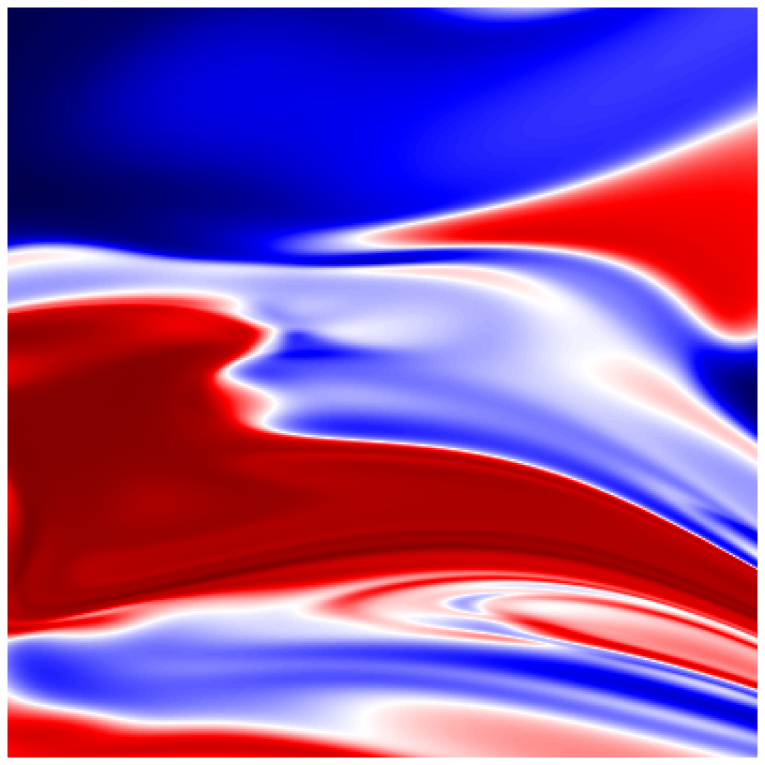
#> input picture ANN_proy_POOE_Victor/ANN_sigmoid_u.png, 3060 x 3060 px (shown at 1/4 size)
$ python interfaz2.py
#> lines starting #> are read from the running program, lines starting #| are printed output that depends on the picture
from tkinter import *
import cv2 #para imagenes
from tkinter import messagebox
import matplotlib.pyplot as plt

fondo = cv2.imread('ANN_Fondo_20_80.png')
#im_resized1 = cv2.resize(im1, (350, 500), interpolation=cv2.INTER_LINEAR)

im1 = cv2.imread('ANN_sigmoid_u.png')
#> im1 is the input picture: shape (3060, 3060, 3); mean B, G, R 160.2, 77.7, 137.8
im_resized1 = cv2.resize(im1, (300, 300), interpolation=cv2.INTER_LINEAR)
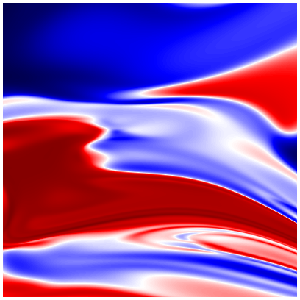
#> im_resized1: shape (300, 300, 3); mean B, G, R 160.3, 77.9, 137.9

im2 = cv2.imread('ANN_sigmoid_n.png')
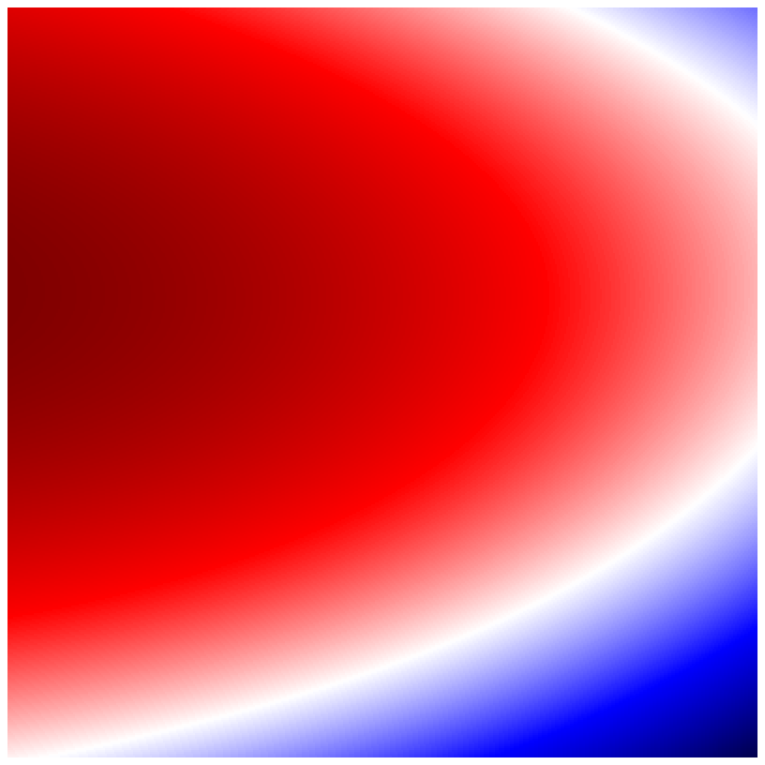
#> input picture ANN_proy_POOE_Victor/ANN_sigmoid_n.png, 3060 x 3060 px (shown at 1/4 size)
#> im2 is the input picture: shape (3060, 3060, 3); mean B, G, R 94, 76.2, 210.6
im_resized2 = cv2.resize(im2, (300, 300), interpolation=cv2.INTER_LINEAR)
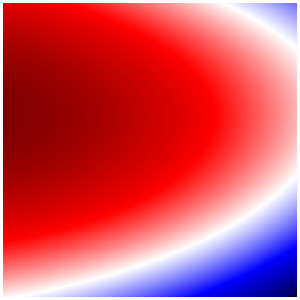
#> im_resized2: shape (300, 300, 3); mean B, G, R 94.1, 76.3, 210.6

im3 = cv2.imread('ANN_tanh_u.png')
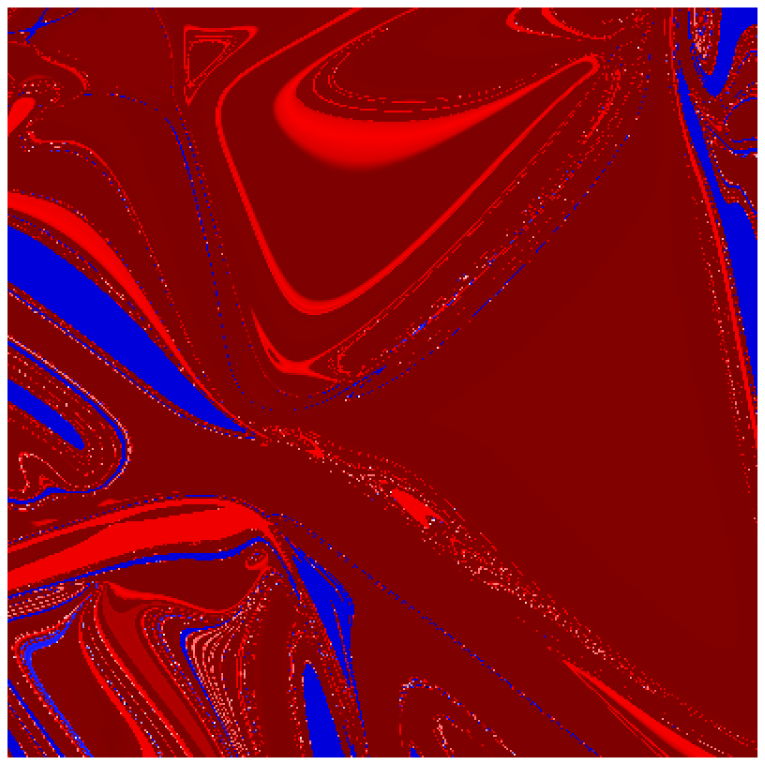
#> input picture ANN_proy_POOE_Victor/ANN_tanh_u.png, 3060 x 3060 px (shown at 1/4 size)
#> im3 is the input picture: shape (3060, 3060, 3); mean B, G, R 24, 11.1, 136.3
im_resized3 = cv2.resize(im2, (300, 300), interpolation=cv2.INTER_LINEAR)

im4 = cv2.imread('ANN_tanh_n.png')
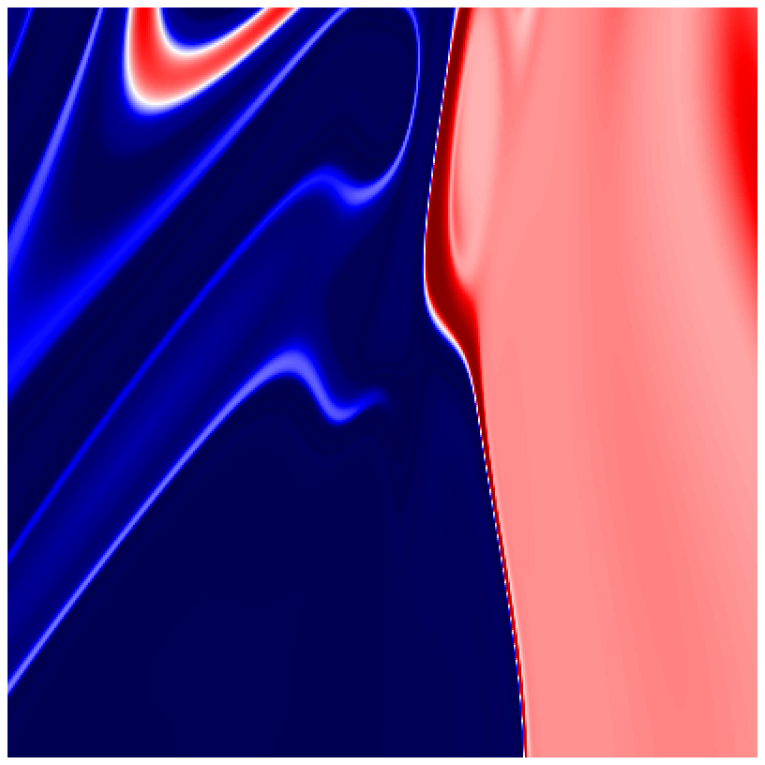
#> input picture ANN_proy_POOE_Victor/ANN_tanh_n.png, 3060 x 3060 px (shown at 1/4 size)
#> im4 is the input picture: shape (3060, 3060, 3); mean B, G, R 124.7, 62.5, 107.7
im_resized4 = cv2.resize(im4, (300, 300), interpolation=cv2.INTER_LINEAR)
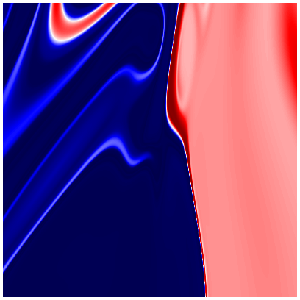
#> im_resized4: shape (300, 300, 3); mean B, G, R 124.9, 62.6, 107.8


# Definimos las funciones al ejecutar al clic el botón
def clic1():
    plt.imshow(cv2.cvtColor(im_resized1, cv2.COLOR_BGR2RGB))
    plt.show()
    plt.axis(False)
    plt.title("Sigmoid with uniform distribution")

def clic2():
    plt.imshow(cv2.cvtColor(im_resized2, cv2.COLOR_BGR2RGB))
    plt.show()
    plt.axis(False)
    plt.title("Sigmoid with normal distribution")

def clic3():
    plt.imshow(cv2.cvtColor(im_resized3, cv2.COLOR_BGR2RGB))
    plt.show()
    plt.axis(False)
    plt.title("tanh with uniform distribution")

def clic4():
    plt.imshow(cv2.cvtColor(im_resized4, cv2.COLOR_BGR2RGB))
    plt.show()
    plt.axis(False)
    plt.title("tanh with normal distribution")


root = Tk()
root.title("Artificial Neural Networks Images")
#root.geometry('350x350')

C = Canvas(root, bg="blue", height=250, width=300)
filename = PhotoImage(file = "ANN_fondo_20_80.png")
background_label = Label(root, image=filename)
background_label.place(x=0, y=0, relwidth=1, relheight=1)

C.pack()

"""
root.geometry("900x900+0+0")
fondo=PhotoImage(file="ANN_Fondo_20_80.png")
lblFondo=Label(root,image=fondo).place(x=150,y=150)
"""

# Enlezamos la función a la acción del botón
boton1=Button(root, text="ANN sigmoid uniform", command=clic1).pack()
boton2=Button(root, text="ANN sigmoid normal", command=clic2).pack()
boton3=Button(root, text="ANN tanh uniform", command=clic3).pack()
boton4=Button(root, text="ANN tanh normal", command=clic4).pack()

"""
lbl1 = Label(root, text="sigmoid function")
lbl1.grid(column=0, row=0)
"""

boton1.grid(column=0, row=2)
boton2.grid(column=0, row=4)

lbl2 = Label(root, text="hiperbolic function")
lbl2.grid(column=0, row=5)

boton3.grid(column=0, row=7)
boton4.grid(column=0, row=9)

root.mainloop()
